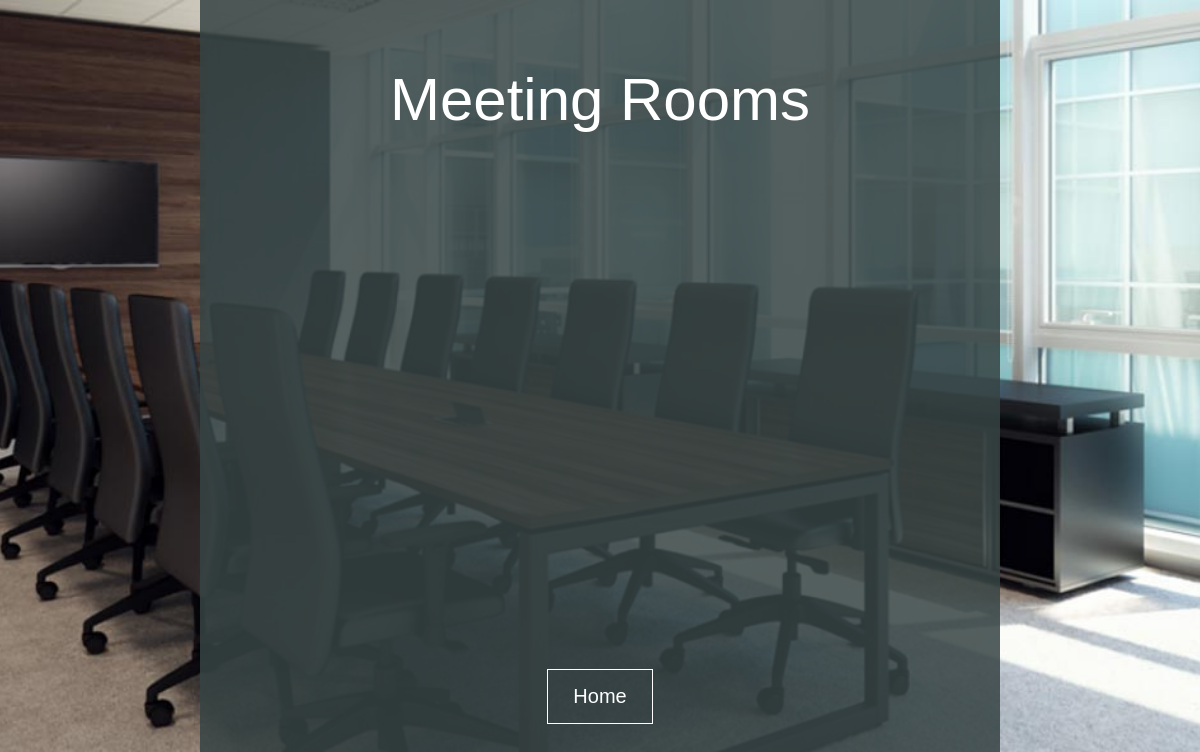
The page /meetings/rooms on the database as committed earlier.
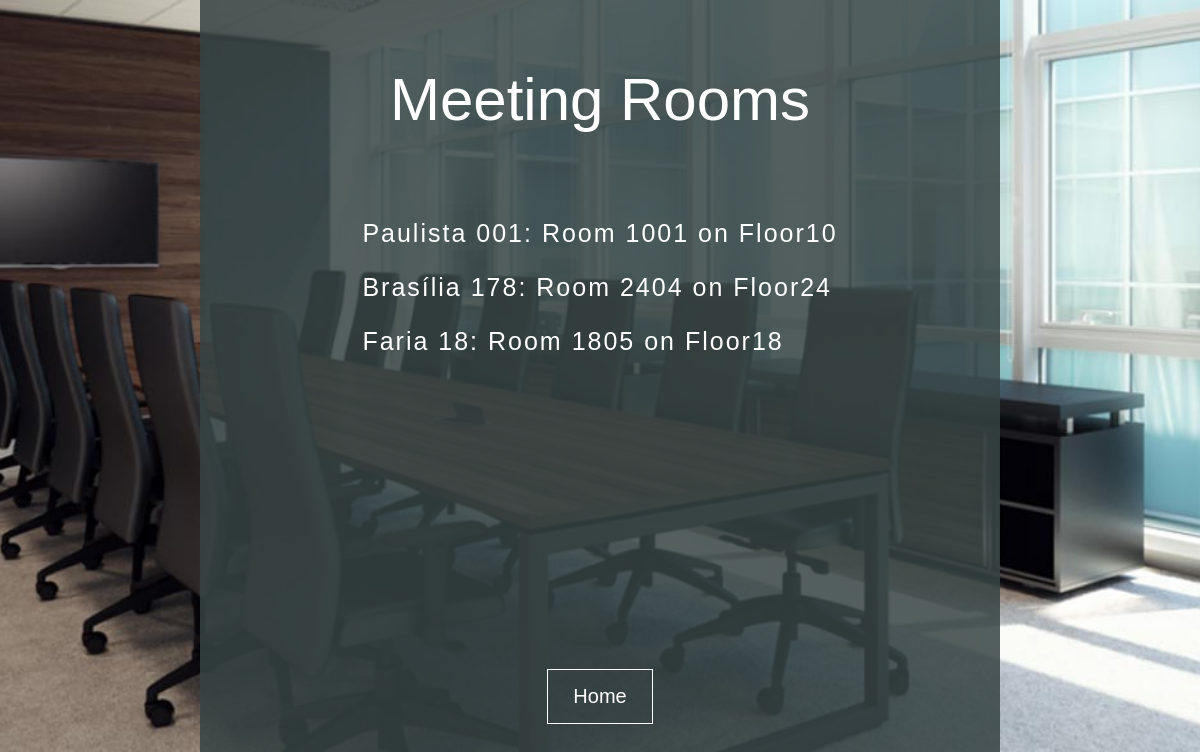
The same page on the database as committed later.
### meetings/models.py (models this page shows)
class Room(models.Model):
    name = models.CharField(max_length=95)
    floor = models.IntegerField()
    room_number = models.IntegerField()
    def __str__(self):
        return f" {self.name}: Room {self.room_number} on Floor{self.floor} "

### meetings/views.py (the view)
# urls.py: path('rooms', views.rooms_list, name='rooms_list'),
def rooms_list(request):
    return render(request, 'meetings/rooms_list.html', {"rooms": Room.objects.all()})

### meetings/templates/meetings/rooms_list.html (shortened to what this page needs)
<!DOCTYPE html>
<html lang="en">
  <head>
    <link rel="stylesheet" href="/static/meetings/rooms_list.css" />
  </head>
  <body>
    <div class="content">
      <h1>Meeting Rooms</h1>
      <div class="rooms">
        <ul>
          {% for room in rooms %}
          <li>{{ room }}</li>
          {% endfor %}
        </ul>
        <a href="{% url 'welcome' %}">Home</a>
      </div>
    </div>
  </body>
</html>

Rows that differ between the two databases and show on the page:
added Room: name+room_number+floor "Paulista 001: Room 1001 on Floor10"
added Room: name+room_number+floor "Brasília 178: Room 2404 on Floor24"
added Room: name+room_number+floor "Faria 18: Room 1805 on Floor18"
